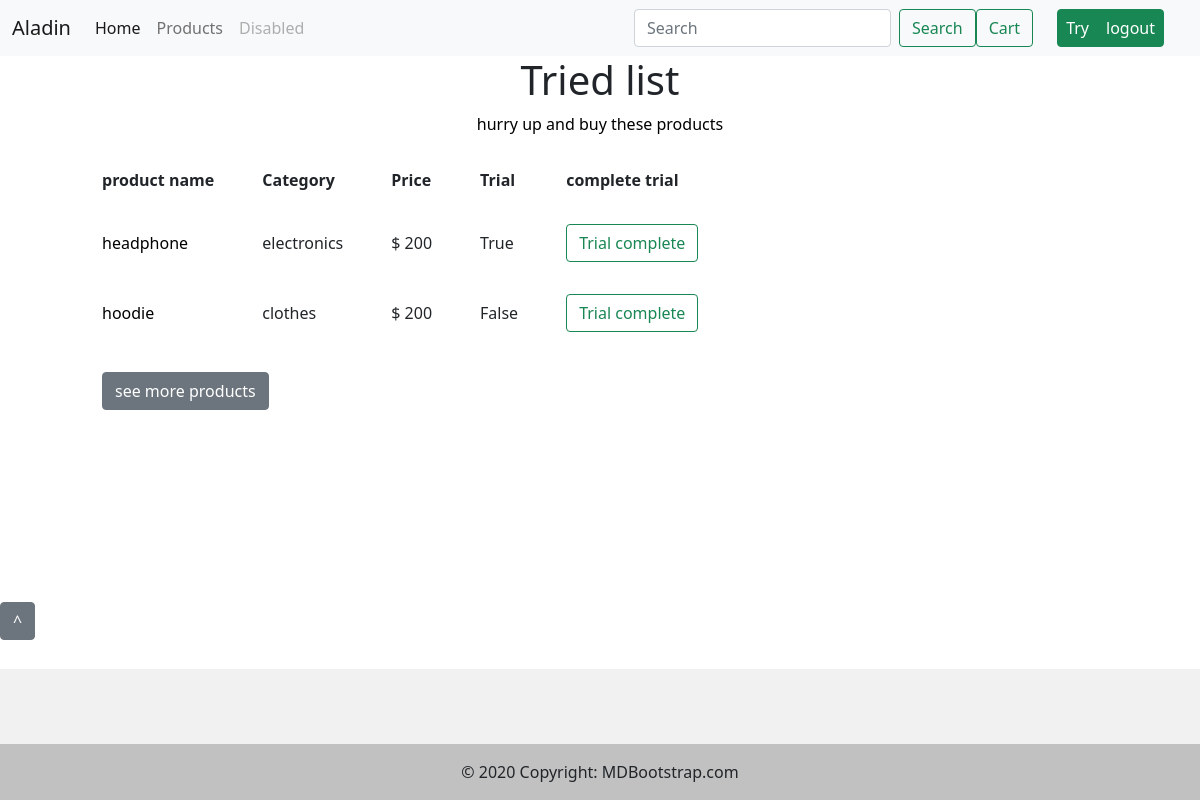
The page /try/ (signed in) on the database its author committed.
### aladin/models.py (models this page shows, shortened)
class troy(models.Model):
    user = models.ForeignKey(User, on_delete=models.CASCADE)
    item_name = models.ForeignKey(item, on_delete=models.CASCADE)
    date = models.DateTimeField(auto_now_add=True)
    tried_complete = models.BooleanField(default=False)

class item(models.Model):
    namee = models.CharField(max_length=200)
    desc = models.TextField()
    img = models.ImageField(upload_to='productimage')
    cat_name = models.ForeignKey(category, on_delete=models.CASCADE)
    price = models.FloatField(max_length=5000)
    def __str__(self):
        return self.namee

class category(models.Model):
    name = models.CharField(max_length=100)
    def __str__(self):
        return self.name

### aladin/views.py (the view)
@login_required(login_url='/login')
def triedview(request):
    tt = troy.objects.filter(user=request.user)
    return render(request, 'shop/try.html', {'tt': tt})

### templates/shop/try.html (shortened to what this page needs)
{% extends 'base.html' %}
{% block content %}
{% if tt %}
<section class="text-gray-600 body-font">
    <div class="container px-5 py-24 mx-auto">
        <div class="flex flex-col text-center w-full mb-20">
            <h1 class="sm:text-4xl text-3xl font-medium title-font mb-2 text-gray-900">Tried list</h1>
            <p class="lg:w-2/3 mx-auto leading-relaxed text-base">hurry up and buy these products</p>
        </div>
        <div class="lg:w-2/3 w-full mx-auto overflow-auto">
            <table class="table-auto w-full text-left whitespace-no-wrap">
                <thead>
                <tr>
                    <th class="px-4 py-3 title-font tracking-wider font-medium text-gray-900 text-sm bg-gray-100 rounded-tl rounded-bl">
                        product name
                    </th>
                    <th class="px-4 py-3 title-font tracking-wider font-medium text-gray-900 text-sm bg-gray-100">
                        Category
                    </th>
                    <th class="px-4 py-3 title-font tracking-wider font-medium text-gray-900 text-sm bg-gray-100">
                        Price
                    </th>
                    <th class="px-4 py-3 title-font tracking-wider font-medium text-gray-900 text-sm bg-gray-100">
                        Trial
                    </th>
                    <th class="px-4 py-3 title-font tracking-wider font-medium text-gray-900 text-sm bg-gray-100">
                        complete trial
                    </th>
                    <th class="w-10 title-font tracking-wider font-medium text-gray-900 text-sm bg-gray-100 rounded-tr rounded-br"></th>
                </tr>
                </thead>
                {% for a in tt %}
                <tbody>
                <tr>
                    <td class="border-t-2 border-b-2 border-gray-200 px-4 py-3"><a
                            href="{% url 'product_details' a.item_name %}">
                        {{a.item_name}}</a></td>
                    <td class="border-t-2 border-b-2 border-gray-200 px-4 py-3">{{a.item_name.cat_name}}</td>
                    <td class="border-t-2 border-b-2 border-gray-200 px-4 py-3">$ 200</td>
                    <td class="border-t-2 border-b-2 border-gray-200 px-4 py-3 text-lg text-gray-900">
                        {{a.tried_complete}}
                    </td>
                    <td class="border-t-2 border-b-2 border-gray-200 px-4 py-3 text-lg text-gray-900"><a
                            class=" nav-link-secondary btn btn-outline-success"
                            href="{% url 'send' a.item_name %}" tabindex="-1">Trial complete</a>
                    </td>
                    <td class="border-t-2 border-b-2 border-gray-200 w-10 text-center">
                    </td>
                </tr>
                {% endfor %}
                </tbody>
            </table>
        </div>
        <div class="flex pl-4 mt-4 lg:w-2/3 w-full mx-auto">
            <a href="{% url 'product' %}" class="btn btn-secondary mx-4">see more products</a></button>
        </div>
    </div>
</section>
{% else %}
    <div class="container mx-auto flex px-5 py-24 items-center justify-center flex-col">{% load static %}
{% endif %}
{% endblock %}

### static/css/custom.css (style rules this page uses)
a,p { color:black; text-decoration:none; }

### rows shown on the page
troy: item_name "headphone", item_name.cat_name "electronics", tried_complete "True"
troy: item_name "hoodie", item_name.cat_name "clothes", tried_complete "False"
